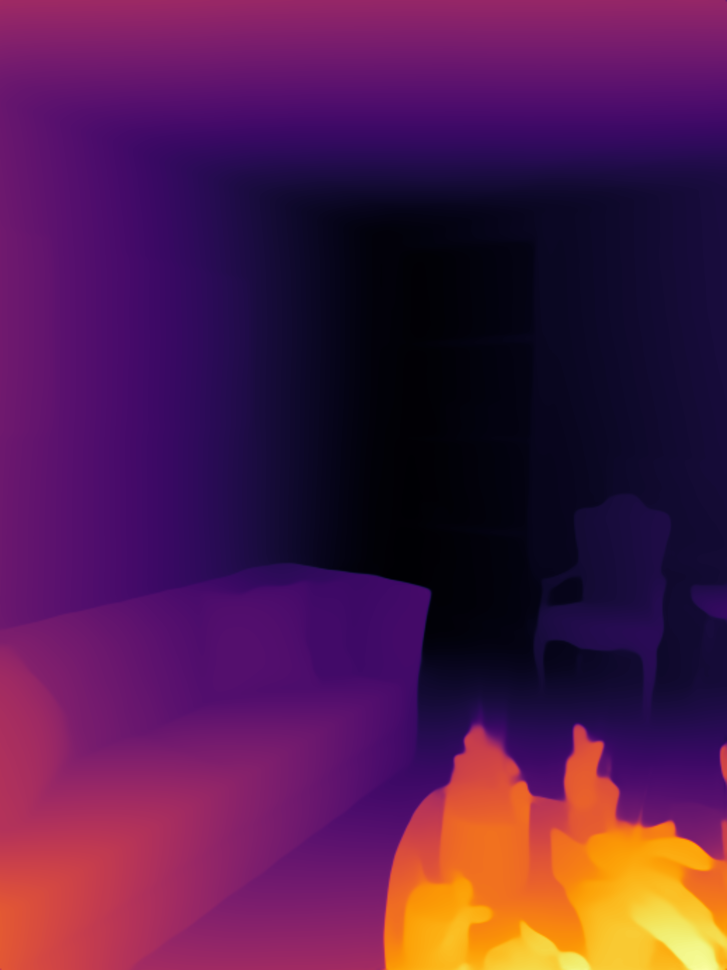
#> input picture normal/test5_depth.png, 727 x 970 px, shrunk from 3024 x 4032 before the run
$ python normal_test.py
#> lines starting #> are read from the running program, lines starting #| are printed output that depends on the picture
import numpy as np
import cv2
from skimage.filters import sobel_h, sobel_v
import matplotlib.pyplot as plt


def select_roi(image):

    r = cv2.selectROI("Select ROI", image)
    cv2.destroyWindow("Select ROI")
    return r


def calculate_normal(depth_image, roi):

    x, y, w, h = roi

    depth_roi = depth_image[y:y + h, x:x + w]

    grad_x = sobel_h(depth_roi)
    grad_y = sobel_v(depth_roi)

    normals = np.dstack((-grad_x, -grad_y, np.ones_like(grad_x)))

    norm = np.linalg.norm(normals, axis=2, keepdims=True)
    normals_normalized = normals / norm

    normal_average = np.mean(normals_normalized, axis=(0, 1))
    return normal_average


def visualize_result(image, roi, normal_vector):

    fig, ax = plt.subplots()
    ax.imshow(image, cmap='gray')

    # 绘制ROI
    x, y, w, h = roi
    rect = plt.Rectangle((x, y), w, h, linewidth=1, edgecolor='r', facecolor='none')
    ax.add_patch(rect)

    center_x, center_y = x + w / 2, y + h / 2

    scale_factor = 200

    # draw
    ax.quiver(center_x, center_y, normal_vector[0], normal_vector[1], color='white', scale=scale_factor, width=0.005)

    print(f"Normal Vector: {normal_vector}")
    print(f"Arrow Position: ({center_x}, {center_y})")
    print(f"Scale Factor: {scale_factor}")

    plt.show()


if __name__ == "__main__":

    depth_image = cv2.imread('test5_depth.png', cv2.IMREAD_UNCHANGED)
#> depth_image is the input picture: shape (970, 727, 3); mean B, G, R 74.6, 26.8, 81.3

    if depth_image is None:
        print("Error loading depth image.")
    else:
        depth_gray = cv2.cvtColor(depth_image, cv2.COLOR_BGR2GRAY)
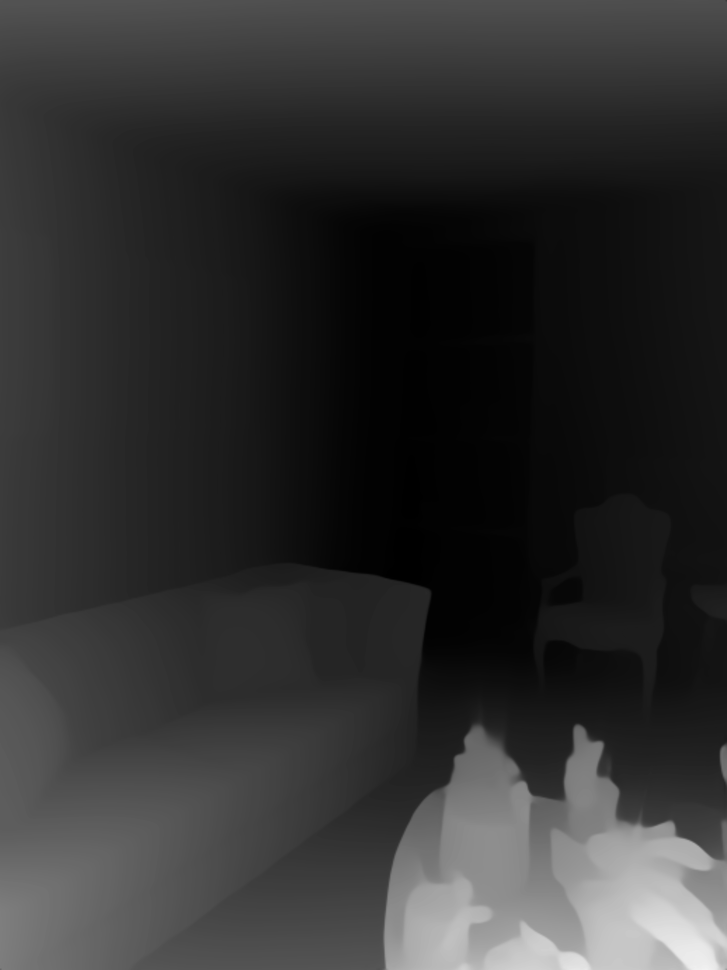
#> depth_gray: shape (970, 727); min 0, max 242, mean 48.5

        #选择ROI
#> (the run stopped early here; a loop or call above may not have finished)

$ run again, with normal/test3_depth.png copied over normal/test5_depth.png
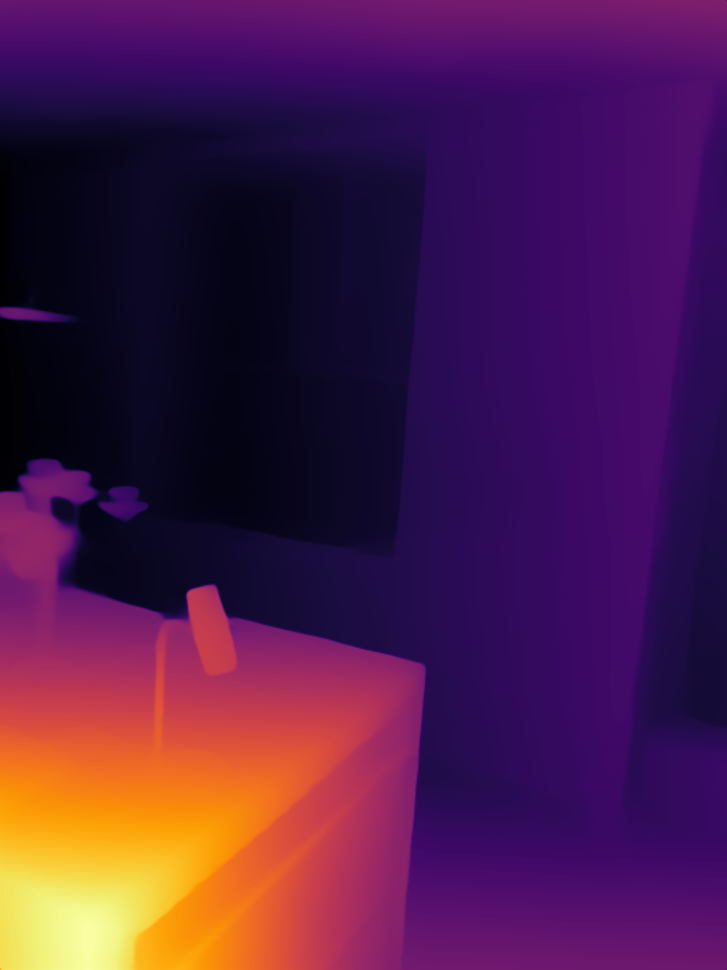
#> input picture normal/test3_depth.png, 727 x 970 px, shrunk from 3024 x 4032 before the run
#> depth_image is the input picture: shape (970, 727, 3); mean B, G, R 74, 28.8, 77.6
#> `depth_gray = cv2.cvtColor(depth_image, cv2.COLOR_BGR2GRAY)`:
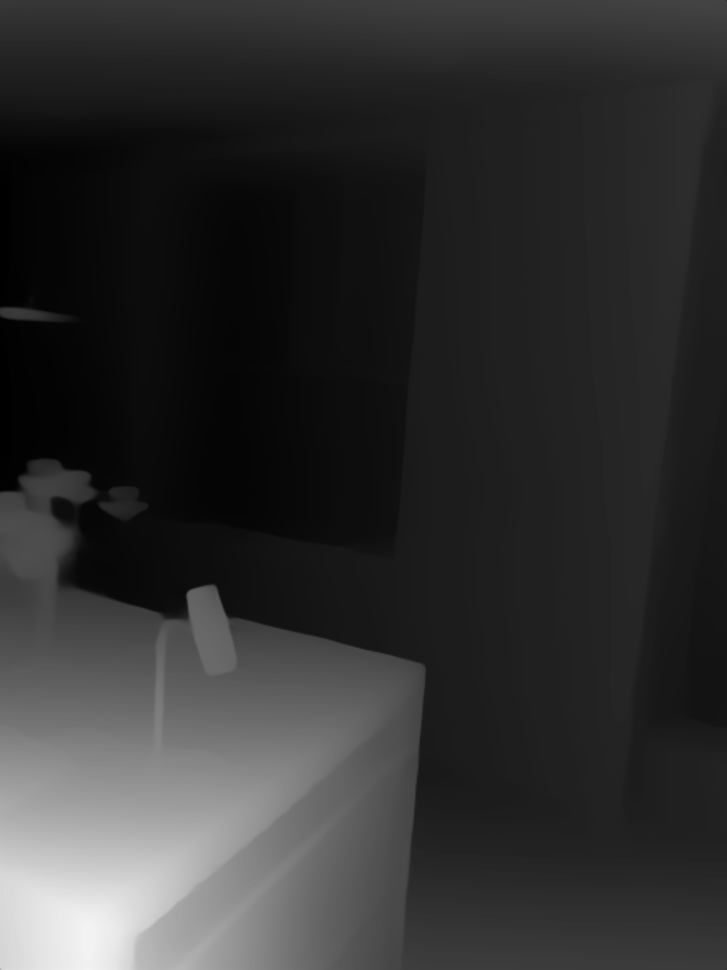
#> depth_gray: shape (970, 727); min 0, max 242, mean 48.5

$ run again, with normal/test4_depth.png copied over normal/test5_depth.png
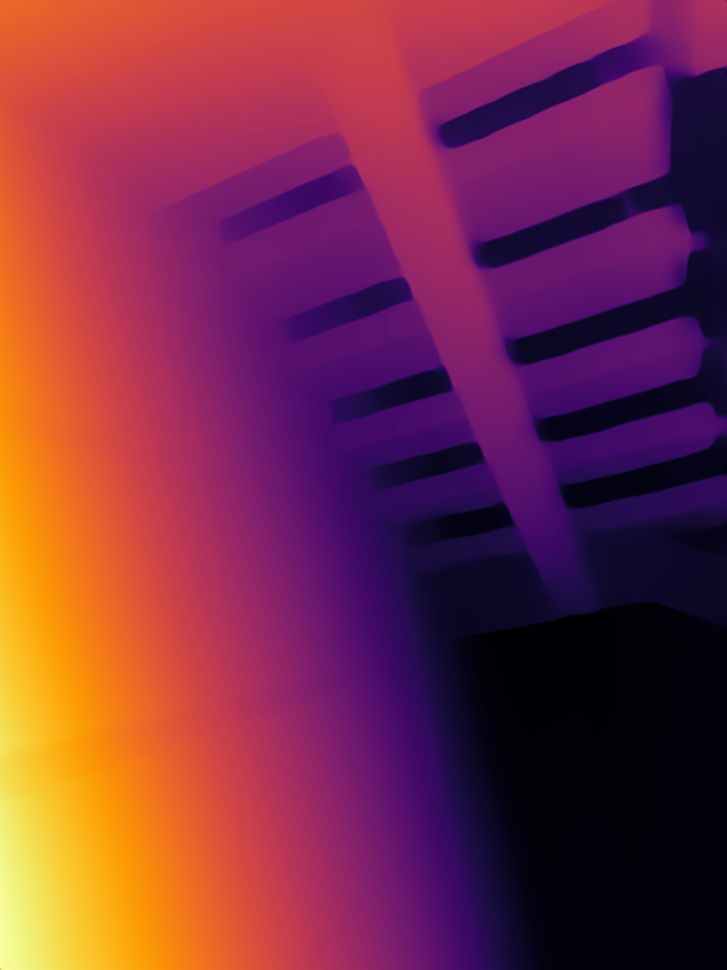
#> input picture normal/test4_depth.png, 727 x 970 px, shrunk from 3024 x 4032 before the run
#> depth_image is the input picture: shape (970, 727, 3); mean B, G, R 69.8, 45.9, 122.8
#> `depth_gray = cv2.cvtColor(depth_image, cv2.COLOR_BGR2GRAY)`:
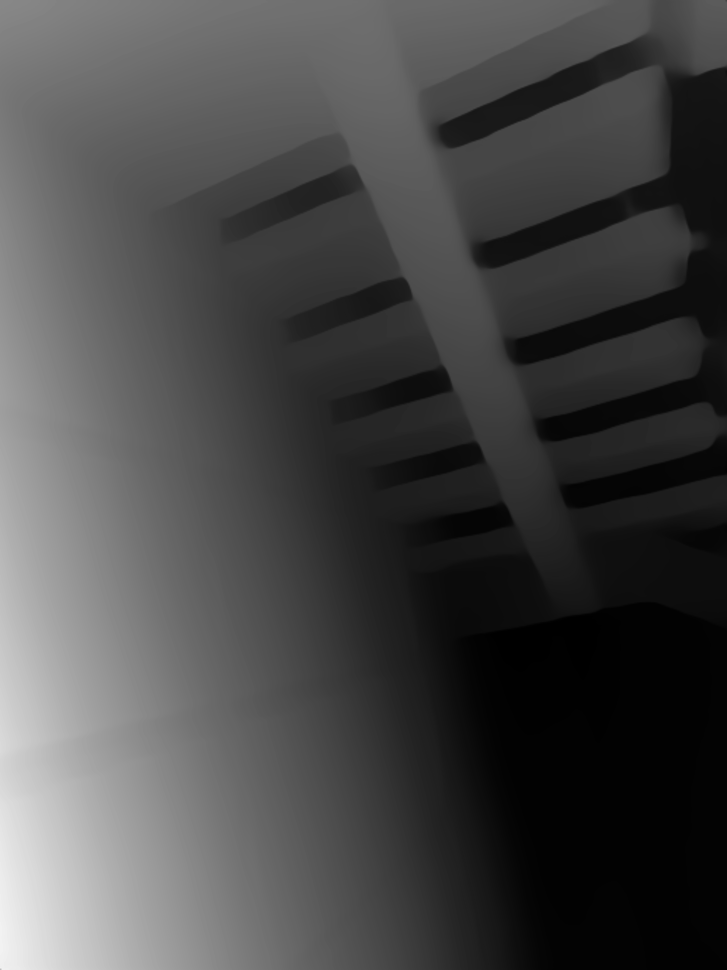
#> depth_gray: shape (970, 727); min 0, max 242, mean 71.7
